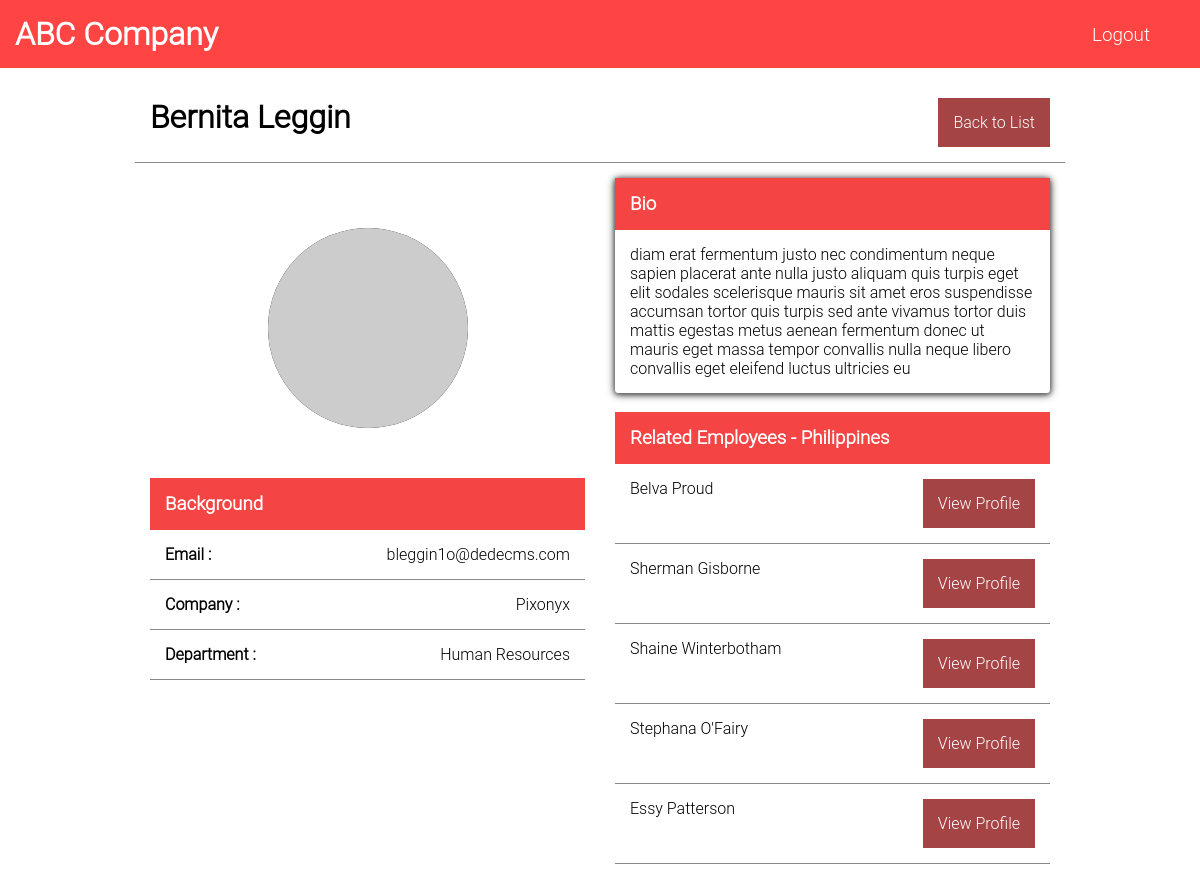
/profile.php?id=61, run on the app's committed database.
### tables this page shows
create table mock_data (
	id INT,
	full_name VARCHAR(50),
	email VARCHAR(50),
	avatar VARCHAR(50),
	company VARCHAR(50),
	department VARCHAR(50),
	bio TEXT,
	country VARCHAR(50)
);

### profile.php (the view)
<?php
    include './config.php';
    $id = $_GET['id'];
    $sql = "SELECT * FROM mock_data WHERE id=:id";
    $stmt = $conn->prepare($sql);
    $stmt -> bindParam(":id", $id);
    if($stmt->execute()){
        $employee = $stmt->fetch(PDO::FETCH_OBJ);
    }
    $sql = "SELECT * FROM mock_data WHERE country IN (:country) LIMIT 5";
    $stmt = $conn->prepare($sql);
    $stmt -> bindParam(":country", $employee->country);
    if($stmt->execute()){
        $rel_employees = $stmt->fetchAll(PDO::FETCH_OBJ);
    }
?>
<?php include './views/header.php' ?>
<div class="container">
    <div class="row">
    <li>
        <h1><?php echo $employee->full_name ?></h1>
        <a href="./main.php">Back to List</a>
    </li>
        <div class="col">
            <figure>
                <img src="<?php echo $employee->avatar?>">
            </figure>
            <h3>Background</h3>
            <ul>
                <li><b>Email :</b><?php echo $employee->email ?></li>
                <li><b>Company :</b><?php echo $employee->company ?></li>
                <li><b>Department :</b><?php echo $employee->department ?></li>
            </ul>
        </div>
        <div class="col">
            <div class="card">
                <h3>Bio</h3>
                <p><?php echo $employee->bio ?></p>
            </div>
            <br>
            <div>
                <h3>Related Employees - <?php echo $employee->country ?></h3>
                <ul class="employees">
                    <?php foreach($rel_employees as $rel_employee): ?>
                        <li>
                            <?php echo $rel_employee->full_name ?>
                            <a href="./profile.php?id=<?php echo $rel_employee->id ?>">View Profile</a>
                        </li>
                    <?php endforeach ?>
                </ul>
            </div>
        </div>
    </div>
</div>
<?php include './views/footer.php' ?>

### public/css/style1.css (style rules this page uses)
* { padding:0; margin:0; font-family: Roboto Light; box-sizing: border-box; }
.container { max-width: 960px; margin: auto; }
.row::after { clear: both; content: ""; }
.col { float: left; width:50%; }
figure img { height: 200px; width:200px }
.card { box-shadow: 0px 1px 4px #666, 0px 1px 8px #222; border-radius: 3px; }
h3 { background: #f44444; color: #fff; padding: 15px; }
.card p { padding: 15px; }
ul { list-style: none; }
li { padding:15px; border-bottom: 1px solid #888; }
.col { padding:15px; }
.btn, a { text-decoration: none; color: #fff; padding: 15px; background: #a44444; }
li { display:flex; justify-content: space-between }
figure img { background: #111; border-radius: 50%; }
.row { padding: 15px; }
figure { display: flex; align-items: center; justify-content: center; height: 300px; }

### data on the page
mock_data: full_name "Bernita Leggin", email "bleggin1o@dedecms.com", company "Pixonyx", department "Human Resources", bio "diam erat fermentum justo nec condimentum neque sapien placerat ante nulla justo aliquam quis turpis eget elit sodales scelerisque mauris sit amet eros suspendisse accumsan tortor quis turpis sed ante vivamus tortor duis mattis egestas metus aenean fermentum donec ut mauris eget massa tempor convallis nulla neque libero convallis eget eleifend luctus ultricies eu", country "Philippines"
mock_data: full_name "Belva Proud"
mock_data: full_name "Sherman Gisborne"
mock_data: full_name "Shaine Winterbotham"
mock_data: full_name "Stephana O'Fairy"
mock_data: full_name "Essy Patterson"
